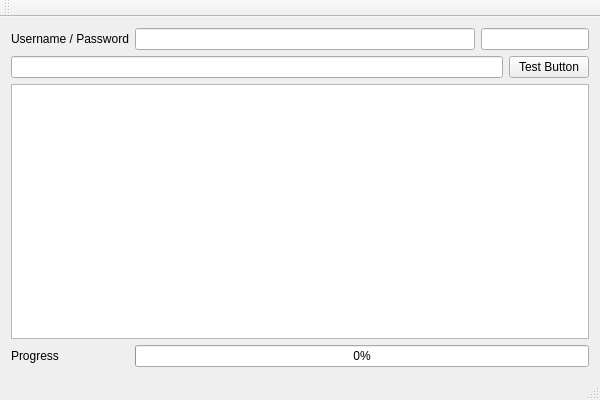
<?xml version="1.0" encoding="UTF-8"?>
<ui version="4.0">
 <class>MainWindow</class>
 <widget class="QMainWindow" name="MainWindow">
  <property name="geometry">
   <rect>
    <x>0</x>
    <y>0</y>
    <width>600</width>
    <height>400</height>
   </rect>
  </property>
  <property name="windowTitle">
   <string>MainWindow</string>
  </property>
  <widget class="QWidget" name="centralWidget">
   <layout class="QGridLayout" name="gridLayout">
    <item row="0" column="0">
     <widget class="QLabel" name="label">
      <property name="text">
       <string>Username / Password</string>
      </property>
     </widget>
    </item>
    <item row="0" column="1">
     <widget class="QLineEdit" name="username"/>
    </item>
    <item row="0" column="2" colspan="2">
     <widget class="QLineEdit" name="password"/>
    </item>
    <item row="1" column="0" colspan="3">
     <widget class="QLineEdit" name="url"/>
    </item>
    <item row="1" column="3">
     <widget class="QPushButton" name="pushButton">
      <property name="text">
       <string>Test Button</string>
      </property>
     </widget>
    </item>
    <item row="2" column="0" colspan="4">
     <widget class="QPlainTextEdit" name="plainTextEdit"/>
    </item>
    <item row="3" column="0">
     <widget class="QLabel" name="status">
      <property name="text">
       <string>Progress</string>
      </property>
     </widget>
    </item>
    <item row="3" column="1" colspan="3">
     <widget class="QProgressBar" name="progressBar">
      <property name="value">
       <number>0</number>
      </property>
     </widget>
    </item>
   </layout>
  </widget>
  <widget class="QMenuBar" name="menuBar">
   <property name="geometry">
    <rect>
     <x>0</x>
     <y>0</y>
     <width>600</width>
     <height>27</height>
    </rect>
   </property>
  </widget>
  <widget class="QToolBar" name="mainToolBar">
   <attribute name="toolBarArea">
    <enum>TopToolBarArea</enum>
   </attribute>
   <attribute name="toolBarBreak">
    <bool>false</bool>
   </attribute>
  </widget>
  <widget class="QStatusBar" name="statusBar"/>
 </widget>
 <layoutdefault spacing="6" margin="11"/>
 <resources/>
 <connections/>
</ui>
